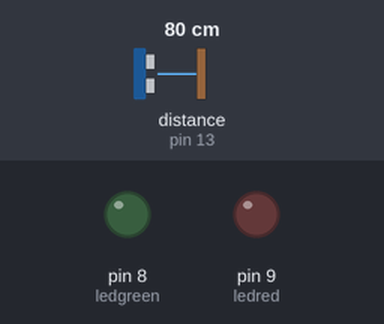
Recording of a sketch running on a simulated Arduino Uno, built with avr-gcc and run on an emulated ATmega328P. Shown: output pins drawn as LEDs (lit = HIGH). Wiring (inferred from the names in the program): ultrasonic range finder: trigger pin 12; echo pin 13. The inputs (shaded band) are chosen by the test bench; at power-on: distance to the obstacle (sensor on pin 13) 80 cm. The echo pulse lasts 58.3 µs per cm; pins used as bus, display or sensor lines are not drawn.

Above: at 1.2 s.
1.3 s: distance to the obstacle (sensor on pin 13) set to 12 cm
2.8 s: distance to the obstacle (sensor on pin 13) set to 9 cm
At 3.2 s:
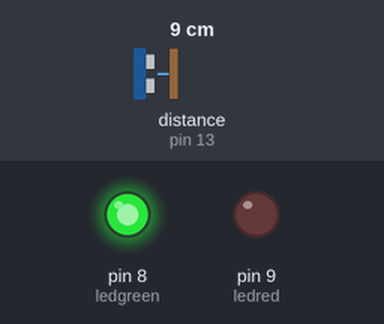
4.3 s: distance to the obstacle (sensor on pin 13) set to 4 cm
5.8 s: distance to the obstacle (sensor on pin 13) set to 2 cm
At 6.7 s:
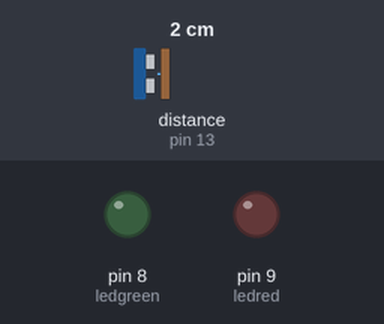
Timing chart, 0 to 8.3 s (numbered marks = the images above; inputs shaded):
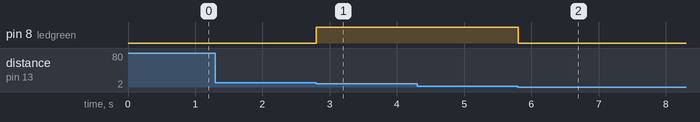

The sketch:

range_finder.ino
```cpp
#include <dht.h>

#define trigPin 12
#define echoPin 13
#define DHT11_PIN 11
#define ledred 9
 #define ledgreen 8

dht DHT;

void setup() {
  Serial.begin (9600);
  pinMode(trigPin, OUTPUT);
  pinMode(echoPin, INPUT);
  pinMode(ledred, OUTPUT);
  pinMode(ledgreen, OUTPUT);
}

void loop() {

  float duration, distance;
  float speed;

  digitalWrite(trigPin, LOW);
  delayMicroseconds(2);
  digitalWrite(trigPin, HIGH);
  delayMicroseconds(10);
  digitalWrite(trigPin, LOW);

  duration = pulseIn(echoPin, HIGH);
  speed = 331.4 + (0.606 * DHT.temperature) + (0.0124 * DHT.humidity);
  distance = (duration / 2) * (speed / 10000);

  if (distance >= 10 || distance <= 2){
    digitalWrite(ledgreen, LOW);
  }
  else {
   digitalWrite(ledgreen, HIGH);
  }

}
```

Measured:
- the behaviour switches between 11 and 10 cm on distance to the obstacle (sensor on pin 13) (found by bisection; images 0 and 1)
- the behaviour switches between 3 and 2 cm on distance to the obstacle (sensor on pin 13) (found by bisection; images 1 and 2)
- after the input at 1.3 s, every drawn part: stays the same
- after the input at 2.8 s, pin 8 (ledgreen): LOW → HIGH at once
- after the input at 4.3 s, every drawn part: stays the same
- after the input at 5.8 s, pin 8 (ledgreen): HIGH → LOW at once
